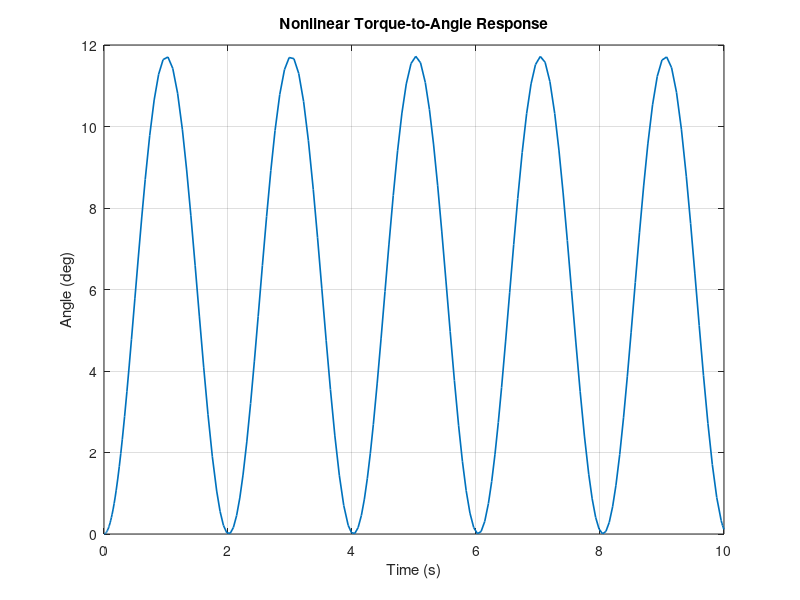
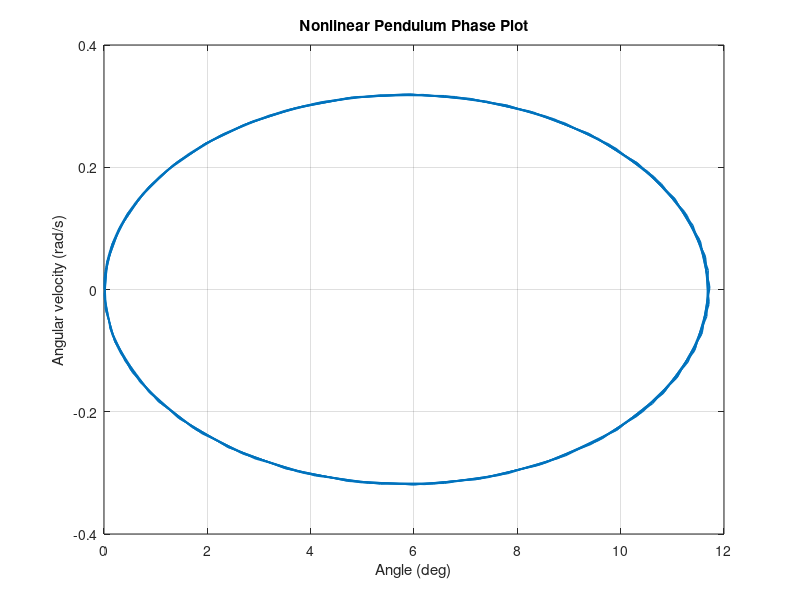

The MATLAB source for these figures, in order:
function [t, x, info] = pendulum_analysis_nonlinear(m, l, g, tau, t_final)
%PENDULUM_ANALYSIS_NONLINEAR Simulate the nonlinear torque-driven pendulum.
%   The equation is theta_ddot = tau/(m*l^2) - (g/l)*sin(theta).

if nargin < 1 || isempty(m), m = 1; end
if nargin < 2 || isempty(l), l = 1; end
if nargin < 3 || isempty(g), g = 9.81; end
if nargin < 4 || isempty(tau), tau = 1; end
if nargin < 5 || isempty(t_final), t_final = 10; end

validateattributes(m, {'numeric'}, {'scalar', 'real', 'finite', 'positive'}, mfilename, 'm');
validateattributes(l, {'numeric'}, {'scalar', 'real', 'finite', 'positive'}, mfilename, 'l');
validateattributes(g, {'numeric'}, {'scalar', 'real', 'finite', 'positive'}, mfilename, 'g');
validateattributes(tau, {'numeric'}, {'scalar', 'real', 'finite'}, mfilename, 'tau');
validateattributes(t_final, {'numeric'}, {'scalar', 'real', 'finite', 'positive'}, mfilename, 't_final');

equilibrium_ratio = tau / (m * g * l);
has_static_equilibrium = abs(equilibrium_ratio) <= 1;
if has_static_equilibrium
    equilibrium_angle = asin(equilibrium_ratio);
else
    equilibrium_angle = NaN;
end

ode = @(~, state) [
    state(2);
    tau / (m * l^2) - (g / l) * sin(state(1))
];
[t, x] = ode45(ode, [0, t_final], [0; 0]);

info = struct();
info.mass = m;
info.length = l;
info.gravity = g;
info.torque = tau;
info.final_time = t_final;
info.input = 'Constant applied torque (N*m)';
info.output = 'Pendulum angle (rad)';
info.equation = 'theta_ddot = tau/(m*l^2) - (g/l)*sin(theta)';
info.has_static_equilibrium = has_static_equilibrium;
info.equilibrium_angle = equilibrium_angle;
info.max_angle = max(x(:, 1));
info.min_angle = min(x(:, 1));
info.max_angle_deg = info.max_angle * 180 / pi;
info.min_angle_deg = info.min_angle * 180 / pi;

fprintf('Nonlinear torque-driven pendulum simulation:\n');
fprintf('  Mass: %.6g kg\n', m);
fprintf('  Length: %.6g m\n', l);
fprintf('  Gravity: %.6g m/s^2\n', g);
fprintf('  Applied torque: %.6g N*m\n', tau);
if has_static_equilibrium
    fprintf('  Static equilibrium angle: %.6g rad\n', equilibrium_angle);
else
    fprintf('  No static equilibrium exists for this torque.\n');
end
fprintf('  Angle range: [%.6g, %.6g] rad\n', info.min_angle, info.max_angle);

figure('Name', 'Nonlinear Pendulum Angle Response');
plot(t, x(:, 1) * 180 / pi, 'LineWidth', 1.2);
grid on;
xlabel('Time (s)');
ylabel('Angle (deg)');
title('Nonlinear Torque-to-Angle Response');

figure('Name', 'Nonlinear Pendulum Phase Plot');
plot(x(:, 1) * 180 / pi, x(:, 2), 'LineWidth', 1.2);
grid on;
xlabel('Angle (deg)');
ylabel('Angular velocity (rad/s)');
title('Nonlinear Pendulum Phase Plot');
end
